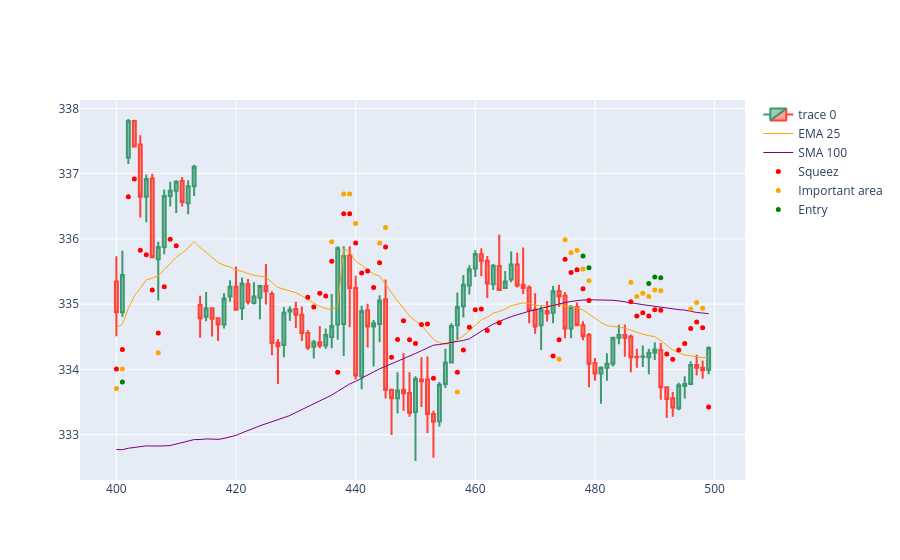

This figure's notebook cell:
### Code cell
import plotly.io as pio
import plotly.graph_objects as go  

dfpl = df[500:600]

fig = go.Figure(
    data=[
        go.Candlestick(
            x=dfpl.index,
            open=dfpl['open_5min'],
            high=dfpl['high_5min'],
            low=dfpl['low_5min'],
            close=dfpl['close_5min']),
        go.Scatter(
            x=dfpl.index, 
            y=dfpl['ema25'],
            line=dict(color='orange', width=1), 
            name="EMA 25"),
        go.Scatter(
            x=dfpl.index, 
            y=dfpl['sma100'],
            line=dict(color='purple', width=1), 
            name="SMA 100")
    ]
)

fig.add_scatter(x=dfpl.index, y=dfpl['squezzeArea'], mode="markers", marker=dict(size=5, color="red"), name="Squeez")
fig.add_scatter(x=dfpl.index, y=dfpl['squeezeCloseToEmaArea'], mode="markers", marker=dict(size=5, color="orange"), name="Important area")
fig.add_scatter(x=dfpl.index, y=dfpl['posibleBreakArea'], mode="markers", marker=dict(size=5, color="green"), name="Entry")

fig.update_layout(xaxis_rangeslider_visible=False)
fig.show()
